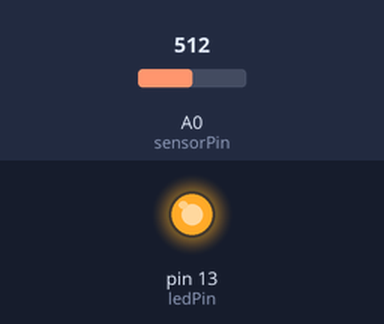
Bench run of a sketch on a simulated Arduino Uno, built with avr-gcc and run on an emulated ATmega328P. Shown: output pins drawn as LEDs (lit = HIGH). The inputs (shaded band) are chosen by the test bench; at power-on: A0 (sensorPin) = 512.

Above: at 0.05 s.
Timing chart, 0 to 3.0 s (numbered marks = the images above):
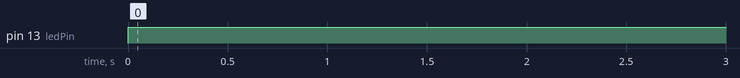

Measured:
- by itself, pin 13 (ledPin): LOW → HIGH at 0.00 s

The sketch:

sketch_mar02a_enhanced.ino
```cpp
// Enhanced Sketch for Soldering Station
// Features: Sensor Validation, Watchdog Timer, Advanced Safety Features

#include <Arduino.h>
#include <Wire.h>
#include <Adafruit_Sensor.h>

// Constants
const int sensorPin = A0; // Example sensor pin
const int ledPin = 13; // LED pin for indication
const int WATCHDOG_TIMEOUT = 5000; // 5 seconds timeout

// Variables
volatile bool watchdogFlag = false;

// Interrupt Service Routine for the watchdog timer
void watchdogISR() {
    watchdogFlag = true;
}

void setup() {
    pinMode(ledPin, OUTPUT);
    Serial.begin(9600);
    // Set up the watchdog timer
    wdt_enable(WATCHDOG_TIMEOUT);
    attachInterrupt(digitalPinToInterrupt(sensorPin), sensorValidationISR, RISING);
}

void loop() {
    // Check if watchdog flag is set
    if (watchdogFlag) {
        // Handle watchdog timeout
        Serial.println("Watchdog timer triggered! Restarting...");
        // Take necessary safety actions here
        // Reset watchdog flag
        watchdogFlag = false;
    }

    // Your main code logic
    int sensorValue = analogRead(sensorPin);
    if (sensorValue < 0 || sensorValue > 1023) {
        Serial.println("Sensor value out of range!");
        // Handle sensor validation error
    } else {
        // Proceed with normal operation
        digitalWrite(ledPin, HIGH);
        delay(1000);
        digitalWrite(ledPin, LOW);
    }

    // Reset watchdog timer
    wdt_reset();
}

void sensorValidationISR() {
    // Sensor validation logic here
}
```
